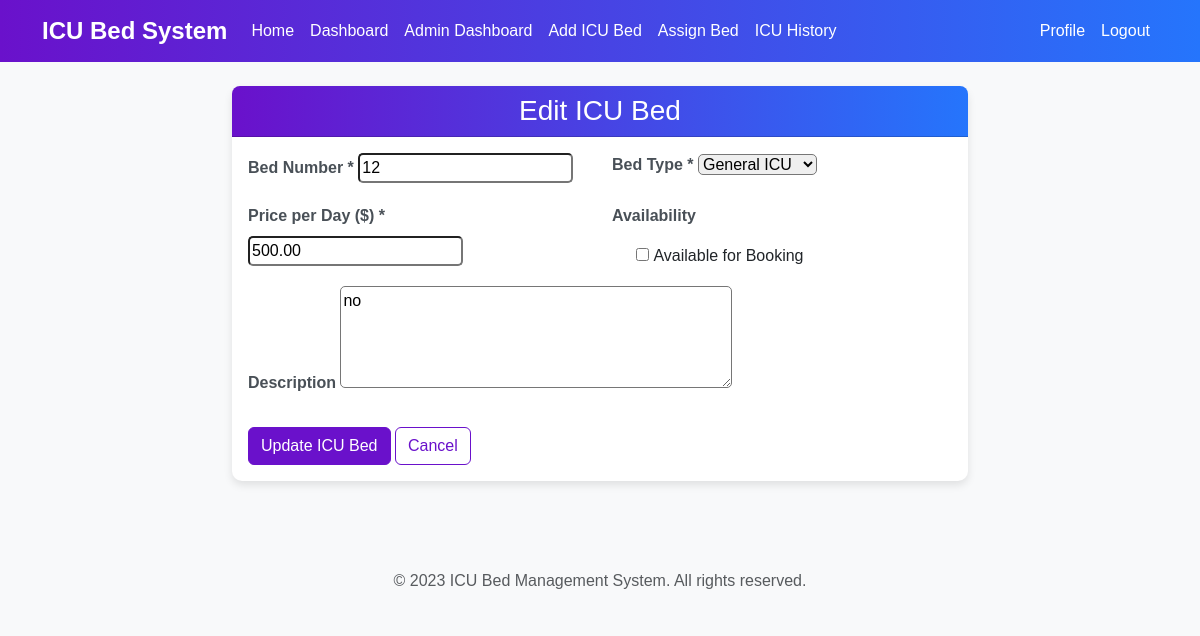
/beds/edit-bed/1/ (signed in), run on the app's committed database.
### beds/models.py (models this page shows, shortened)
class ICUBed(models.Model):
    BED_TYPES = [
        ('general', 'General ICU'),
        ('cardiac', 'Cardiac ICU'),
        ('neonatal', 'Neonatal ICU'),
        ('pediatric', 'Pediatric ICU'),
        ('surgical', 'Surgical ICU'),
    ]
    bed_number = models.CharField(max_length=10, unique=True)
    bed_type = models.CharField(max_length=20, choices=BED_TYPES)
    is_available = models.BooleanField(default=True)
    description = models.TextField(blank=True, null=True)
    price_per_day = models.DecimalField(max_digits=10, decimal_places=2)
    created_at = models.DateTimeField(auto_now_add=True)
    updated_at = models.DateTimeField(auto_now=True)

### beds/views.py (the view)
# urls.py: path('edit-bed/<int:bed_id>/', views.edit_bed, name='edit_bed'),
@login_required
def edit_bed(request, bed_id):
    if not is_admin(request.user):
        messages.error(request, 'You do not have permission to edit ICU beds.')
        return redirect('dashboard')
    bed = get_object_or_404(ICUBed, id=bed_id)
    if request.method == 'POST':
        form = ICUBedForm(request.POST, instance=bed)
        if form.is_valid():
            form.save()
            messages.success(request, 'ICU bed updated successfully!')
            return redirect('admin_dashboard')
    else:
        form = ICUBedForm(instance=bed)
    return render(request, 'beds/add_bed.html', {'form': form, 'is_edit': True})

### beds/forms.py
class ICUBedForm(forms.ModelForm):
    class Meta:
        model = ICUBed
        fields = ['bed_number', 'bed_type', 'is_available', 'description', 'price_per_day']
        widgets = {
            'description': forms.Textarea(attrs={'rows': 4}),
        }

### beds/views.py (called while the page is built)
def is_admin(user):
    return user.is_staff or user.is_superuser

### templates/beds/add_bed.html (shortened to what this page needs)
{% extends 'base.html' %}
{% block content %}
<div class="row">
    <div class="col-md-8 offset-md-2">
        <div class="card">
            <div class="card-header bg-dark text-white bg-new1">
                <h3 class="mb-0">
                    {% if is_edit %}
                        Edit ICU Bed
                    {% else %}
                        Add New ICU Bed
                    {% endif %}
                </h3>
            </div>
            <div class="card-body">
                <form method="post" novalidate>
                    <div class="row">
                        <div class="col-md-6 mb-3">
                            <label for="{{ form.bed_number.id_for_label }}" class="form-label">Bed Number *</label>
                            {{ form.bed_number.as_widget }}
                        </div>
                        <div class="col-md-6 mb-3">
                            <label for="{{ form.bed_type.id_for_label }}" class="form-label">Bed Type *</label>
                            {{ form.bed_type.as_widget }}
                        </div>
                    </div>
                    <div class="row">
                        <div class="col-md-6 mb-3">
                            <label for="{{ form.price_per_day.id_for_label }}" class="form-label">Price per Day ($) *</label>
                            {{ form.price_per_day.as_widget }}
                        </div>
                        <div class="col-md-6 mb-3">
                            <label for="{{ form.is_available.id_for_label }}" class="form-label">Availability</label>
                            <div class="form-check mt-2">
                                {{ form.is_available.as_widget }}
                                <label class="form-check-label" for="{{ form.is_available.id_for_label }}">
                                    Available for Booking
                                </label>
                            </div>
                        </div>
                    </div>
                    <div class="mb-3">
                        <label for="{{ form.description.id_for_label }}" class="form-label">Description</label>
                        {{ form.description.as_widget }}
                    </div>
                    <div class="mt-4">
                        <button type="submit" class="btn btn-primary">
                            {% if is_edit %}
                                Update ICU Bed
                            {% else %}
                                Add ICU Bed
                            {% endif %}
                        </button>
                        <a href="{% url 'admin_dashboard' %}" class="btn btn-outline-secondary">Cancel</a>
                    </div>
                </form>
            </div>
        </div>
    </div>
</div>
{% endblock %}

### static/css/style.css (style rules this page uses)
.card { margin-bottom: 1.5rem; border-radius: 0.5rem; box-shadow: 0 0.125rem 0.25rem rgba(0, 0, 0, 0.075); }
.card-header { border-radius: 0.5rem 0.5rem 0 0 !important; }

### templates/beds/add_bed.html (style rules this page uses)
.bg-new1 { background-image: linear-gradient(to right, #6a11cb, #2575fc); color: white; font-weight: bold; text-align: center; }
body { background-color: #f8f9fa; font-family: 'Arial', sans-serif; }
.card { border: none; box-shadow: 0 4px 8px rgba(0, 0, 0, 0.1); border-radius: 10px; }
.card-header { border-top-left-radius: 10px; border-top-right-radius: 10px; }
.btn-primary { background-color: #6a11cb; border-color: #6a11cb; transition: background-color 0.3s ease, border-color 0.3s ease; }
.btn-outline-secondary { border-color: #6a11cb; color: #6a11cb; transition: background-color 0.3s ease, color 0.3s ease; }
.form-label { font-weight: bold; color: #495057; }
input, select, textarea { border-radius: 5px; }

### data on the page
ICUBed: bed_number "12", bed_type "General ICU", price_per_day "500.00", description "no"
